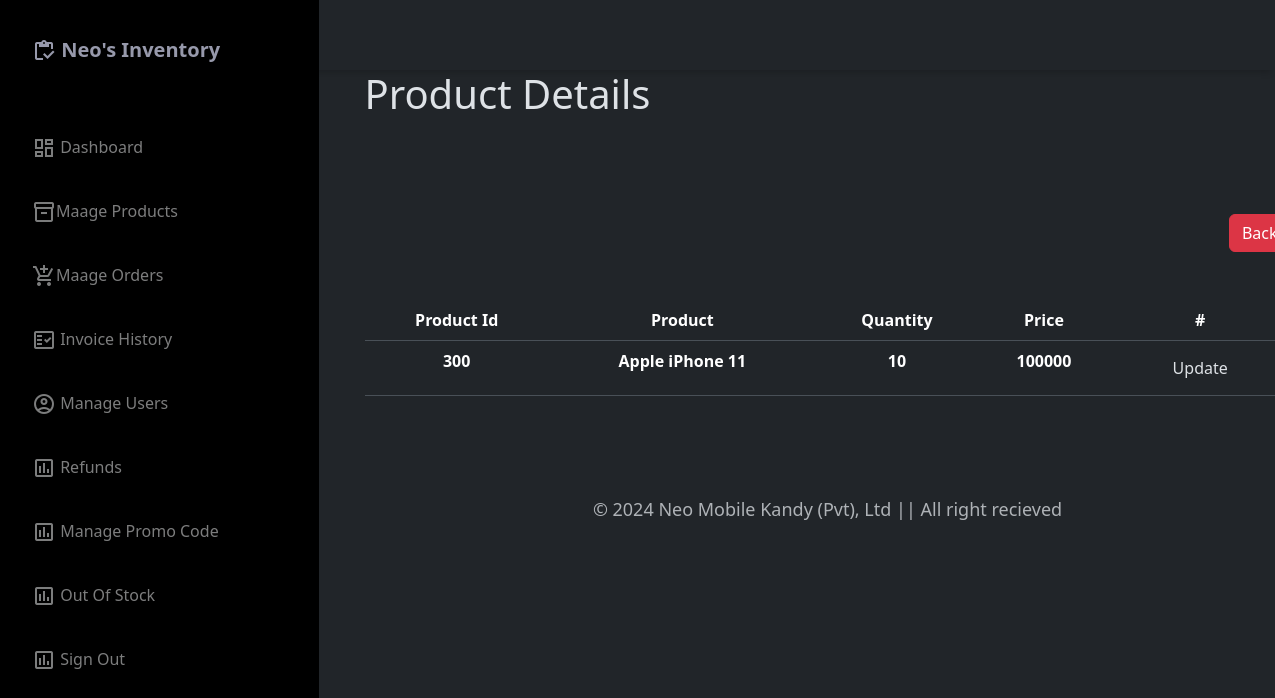
/admin/findProduct.php?id=300 (signed in), run on the app's committed database.
### tables this page shows
CREATE TABLE IF NOT EXISTS `product` (
  `id` varchar(50) NOT NULL,
  `price` double NOT NULL,
  `description` text NOT NULL,
  `catagary_id` int NOT NULL,
  `brand_id` int NOT NULL,
  `model_id` int NOT NULL,
  `qty` varchar(45) NOT NULL,
  `color_id` int NOT NULL,
  PRIMARY KEY (`id`),
  KEY `fk_product_catagary1_idx` (`catagary_id`),
  KEY `fk_product_brand1_idx` (`brand_id`),
  KEY `fk_product_model1_idx` (`model_id`),
  KEY `fk_product_color1_idx` (`color_id`),
  CONSTRAINT `fk_product_brand1` FOREIGN KEY (`brand_id`) REFERENCES `brand` (`id`),
  CONSTRAINT `fk_product_catagary1` FOREIGN KEY (`catagary_id`) REFERENCES `catagary` (`id`),
  CONSTRAINT `fk_product_color1` FOREIGN KEY (`color_id`) REFERENCES `color` (`id`),
  CONSTRAINT `fk_product_model1` FOREIGN KEY (`model_id`) REFERENCES `model` (`id`)
);

CREATE TABLE IF NOT EXISTS `brand` (
  `id` int NOT NULL AUTO_INCREMENT,
  `brand` varchar(45) NOT NULL,
  PRIMARY KEY (`id`)
);

CREATE TABLE IF NOT EXISTS `model` (
  `id` int NOT NULL AUTO_INCREMENT,
  `model` varchar(45) DEFAULT NULL,
  PRIMARY KEY (`id`)
);

### connection.php (called while the page is built, shortened)
<?php
class Database{
    public static $connection;
    public static function setUpConnection(){
        if(!isset(Database::$connection)){
            Database::$connection = new mysqli("localhost","root","mAvishka@2002","neo_mobiles","3306");
        }
    }
    public static function search($q){
        $resultset = Database::$connection->query($q);
        return $resultset;
    }
}
?>

### admin/findProduct.php (the view, shortened to what this page needs)
<?php
$id = $_GET['id'];
?>
<!DOCTYPE html>
<html lang="en" data-bs-theme="dark">
<head>
  <link rel="stylesheet" href="css/styles.css">
  <link rel="stylesheet" href="../bootstrap.css">
</head>
<body>
    <?php include "adminNavbar.php"; ?>
    <div class="container">
        <div class="row">
            <div class="col-12 col-lg-10 offset-lg-3">
                <h1 class="mb-5">Product Details</h1>
                <button class="btn btn-danger float-end mb-5 mt-5" onclick="window.location = 'productList.php';">Back</button>
                <div class="col-12">
                    <table class="table table-hover">
                        <thead>
                            <tr class="text-center">
                                <th scope="col">Product Id</th>
                                <th scope="col">Product</th>
                                <th scope="col">Quantity</th>
                                <th scope="col">Price</th>
                                <th scope="col">#</th>
                            </tr>
                        </thead>
                        <tbody>
                            <?php
                            include "../connection.php";
                            $product        = Database::search("SELECT * FROM `product` WHERE `id` = '". $id ."'  ");
                            $prod_n = $product->num_rows;
                            for ($i = 0; $i < $prod_n; $i++) {
                                $product_data   = $product->fetch_assoc();
                                $brand = Database::search("SELECT * FROM `brand` WHERE `id` = '" . $product_data['brand_id'] . "' ");
                                $brand_name = $brand->fetch_assoc();
                                $model = Database::search("SELECT * FROM `model` WHERE `id` = '" . $product_data['model_id'] . "' ");
                                $model_name = $model->fetch_assoc();
                            ?>
                                <tr class="text-center fw-bold">
                                    <td><?php echo ($product_data['id']); ?></td>
                                    <td><?php echo $brand_name['brand'] . ' ' . $model_name['model'] ?></td>
                                    <td><?php echo ($product_data['qty']); ?></td>
                                    <td><?php echo ($product_data['price']); ?></td>
                                    <td><a href="updateProduct.php?pId=<?php echo($product_data['id']); ?>" class="btn">Update</a></td>
                                </tr>
                            <?php
                            }
                            ?>
                        </tbody>
                    </table>
                    <div class="col-12" style="margin-top: 100px;">
                        <p class="text-center opacity-75" style="font-size: 18px;">&copy; 2024 Neo Mobile Kandy (Pvt), Ltd || All right recieved</p>
                    </div>
                </div>
            </div>
        </div>
    </div>
</body>
</html>

### admin/css/styles.css (style rules this page uses)
body { margin: 0; padding: 0; box-sizing: border-box; background-color: #e6e8ed; color: #666666; font-family: "Montserrat", sans-serif; }

### style.css (style rules this page uses)
* { margin: 0; padding: 0; box-sizing: border-box; }

### data on the page
product: id "300", brand.brand "Apple", model.model "iPhone 11", qty "10", price "100000"
